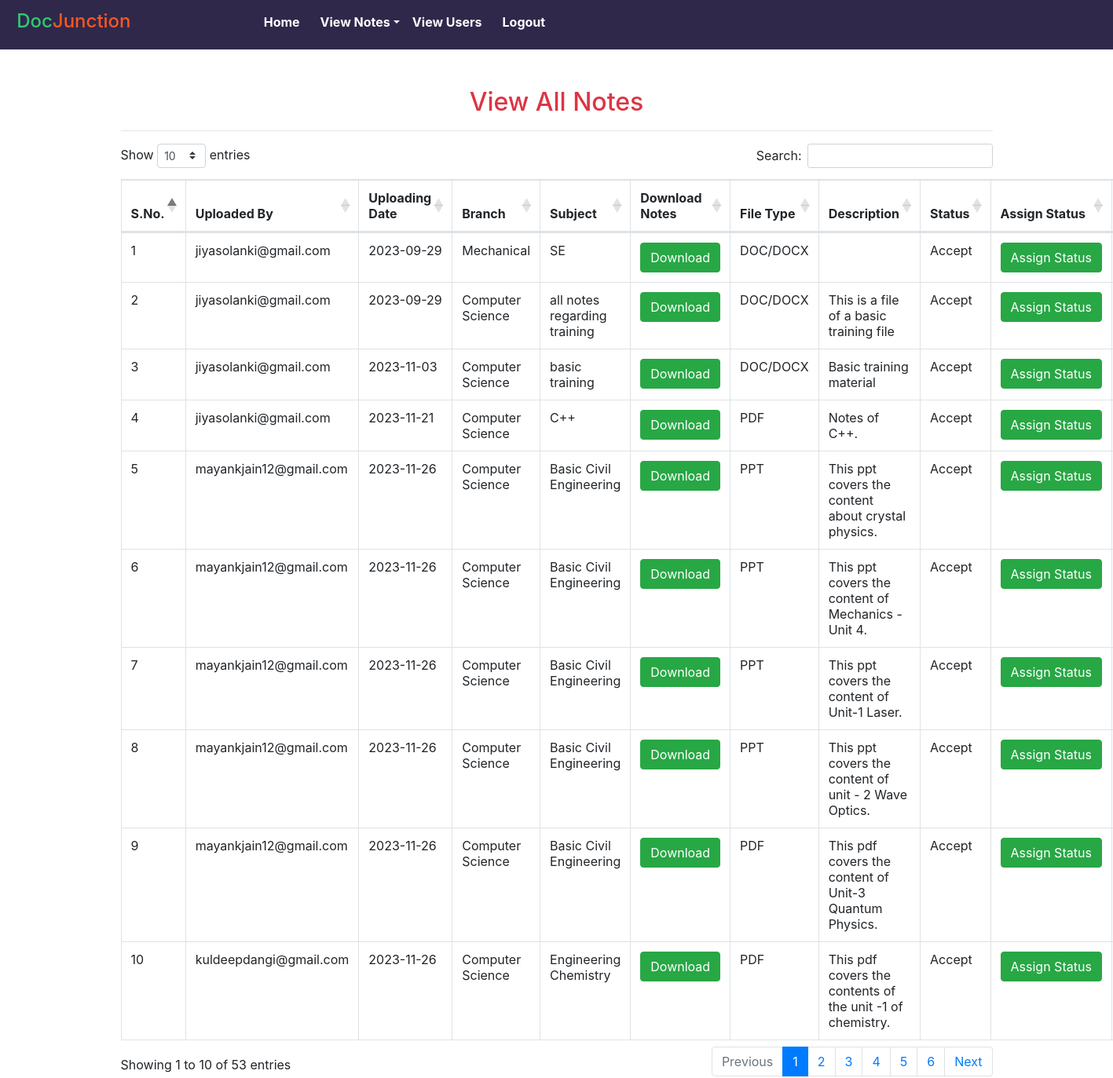
/all_notes (signed in), run on the app's committed database.
### notes/models.py (models this page shows, shortened)
class Notes(models.Model):
    user = models.ForeignKey(User,on_delete=models.CASCADE)
    uploadingdate = models.CharField(max_length=30)
    branch = models.CharField(max_length=30)
    subject = models.CharField(max_length=30)
    notesfile = models.FileField(null=True)
    filetype = models.CharField(max_length=30, null=True)
    description = models.TextField(max_length=200, null=True)
    status = models.CharField(max_length=15)

### notes/views.py (the view)
# urls.py: path('all_notes', all_notes, name='all_notes'),
def all_notes(request):
    if not request.user.is_authenticated:
        return redirect('login_admin')
    notes = Notes.objects.all()
    d = {'notes':notes}
    return render(request,'all_notes.html',d)

### notes/templates/all_notes.html (shortened to what this page needs)
{% extends 'admin_nav.html'%}
{% load static %}
{% block body %}
<link rel="stylesheet" href="https://cdnjs.cloudflare.com/ajax/libs/twitter-bootstrap/4.5.2/css/bootstrap.css">
<link rel="stylesheet" href="https://cdn.datatables.net/1.11.3/css/dataTables.bootstrap4.min.css">
<div class="container mt-5">
	<h2 class="text-center text-danger">View All Notes</h2>
	<hr>
	<table class="table table-bordered" id="example">
		<thead>
			<tr>
				<th>S.No.</th>
				<th>Uploaded By</th>
				<th>Uploading Date</th>
				<th>Branch</th>
				<th>Subject</th>
				<th>Download Notes</th>
				<th>File Type</th>
				<th>Description</th>
				<th>Status</th>
				<th>Assign Status</th>
			</tr>
			</thead>
		    <tbody>
			{% for i in notes %}
			<tr>
				<td>{{forloop.counter}}</td>
				<td>{{i.user.username}}</td>
				<td>{{i.uploadingdate}}</td>
				<td>{{i.branch}}</td>
				<td>{{i.subject}}</td>
				<td><a href="{{i.notesfile.url}}" class="btn btn-success" download> Download </a></td>
				<td>{{i.filetype}}</td>
				<td>{{i.description}}</td>
				<td>{{i.status}}</td>
                <td><a href="{% url 'assign_status' i.id%}" class="btn btn-success"> Assign&nbsp;Status </a></td>
			</tr>
			{% endfor %}
		</tbody>
	</table>
</div>
{% endblock %}

### data on the page
Notes: user.username "jiyasolanki@gmail.com", uploadingdate "2023-09-29", branch "Mechanical", subject "SE", filetype "DOC/DOCX", status "Accept"
Notes: user.username "jiyasolanki@gmail.com", uploadingdate "2023-09-29", branch "Computer Science", subject "all notes regarding training", filetype "DOC/DOCX", description "This is a file of a basic training file", status "Accept"
Notes: user.username "jiyasolanki@gmail.com", uploadingdate "2023-11-03", branch "Computer Science", subject "basic training", filetype "DOC/DOCX", description "Basic training material", status "Accept"
Notes: user.username "jiyasolanki@gmail.com", uploadingdate "2023-11-21", branch "Computer Science", subject "C++", filetype "PDF", description "Notes of C++.", status "Accept"
Notes: user.username "mayankjain12@gmail.com", uploadingdate "2023-11-26", branch "Computer Science", subject "Basic Civil Engineering", filetype "PPT", description "This ppt covers the content about crystal physics.", status "Accept"
Notes: user.username "mayankjain12@gmail.com", uploadingdate "2023-11-26", branch "Computer Science", subject "Basic Civil Engineering", filetype "PPT", description "This ppt covers the content of Mechanics - Unit 4.", status "Accept"
Notes: user.username "mayankjain12@gmail.com", uploadingdate "2023-11-26", branch "Computer Science", subject "Basic Civil Engineering", filetype "PPT", description "This ppt covers the content of Unit-1 Laser.", status "Accept"
Notes: user.username "mayankjain12@gmail.com", uploadingdate "2023-11-26", branch "Computer Science", subject "Basic Civil Engineering", filetype "PPT", description "This ppt covers the content of unit - 2 Wave Optics.", status "Accept"
Notes: user.username "mayankjain12@gmail.com", uploadingdate "2023-11-26", branch "Computer Science", subject "Basic Civil Engineering", filetype "PDF", description "This pdf covers the content of Unit-3 Quantum Physics.", status "Accept"
Notes: user.username "kuldeepdangi@gmail.com", uploadingdate "2023-11-26", branch "Computer Science", subject "Engineering Chemistry", filetype "PDF", description "This pdf covers the contents of the unit -1 of chemistry.", status "Accept"
